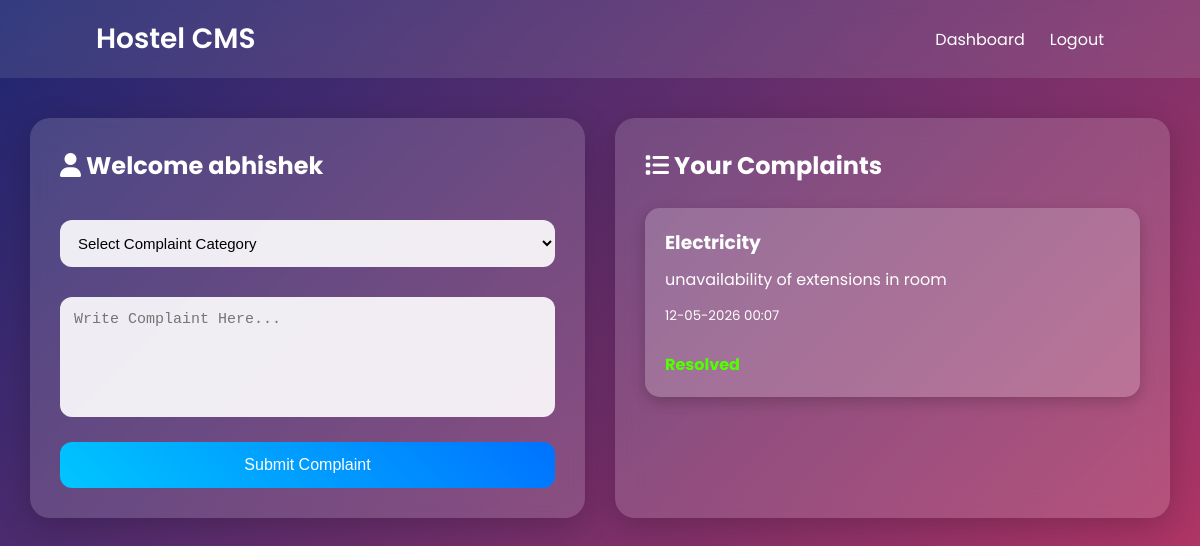
/student_dashboard (signed in), run on the app's committed database.
### tables this page shows
CREATE TABLE complaints(
        id INTEGER PRIMARY KEY AUTOINCREMENT,
        username TEXT,
        category TEXT,
        complaint TEXT,
        status TEXT,
        date TEXT
    );

### app.py (the view)
@app.route('/student_dashboard')
def student_dashboard():
    if 'student' not in session:
        return redirect('/student_login')
    username = session['student']
    conn = sqlite3.connect("hostel.db")
    cursor = conn.cursor()
    cursor.execute("""
    SELECT * FROM complaints
    WHERE username=?
    """, (username,))
    complaints = cursor.fetchall()
    conn.close()
    return render_template(
        "student_dashboard.html",
        username=username,
        complaints=complaints
    )

### templates/student_dashboard.html (shortened to what this page needs)
<!DOCTYPE html>
<html lang="en">
<head>
    <link rel="stylesheet"
          href="{{ url_for('static', filename='style.css') }}">
    <link rel="stylesheet"
          href="https://cdnjs.cloudflare.com/ajax/libs/font-awesome/6.5.1/css/all.min.css">
</head>
<body>
<nav class="navbar">
    <div class="logo">
        Hostel CMS
    </div>
    <ul>
        <li>
            <a href="/student_dashboard">
                Dashboard
            </a>
        </li>
        <li>
            <a href="/logout">
                Logout
            </a>
        </li>
    </ul>
</nav>
<div class="dashboard-container">
    <div class="dashboard-box">
        <h2>
            <i class="fas fa-user"></i>
            Welcome {{ username }}
        </h2>
        <form action="/complaint"
              method="POST">
            <select name="category"
                    id="category"
                    onchange="showOtherField()"
                    required>
                <option value="">
                    Select Complaint Category
                </option>
            </select>
            <textarea name="complaint"
                      placeholder="Write Complaint Here..."
                      required></textarea>
            <button type="submit">
                Submit Complaint
            </button>
        </form>
    </div>
    <div class="dashboard-box">
        <h2>
            <i class="fas fa-list"></i>
            Your Complaints
        </h2>
        {% for complaint in complaints %}
        <div class="complaint-card">
            <h3>
                {{ complaint[2] }}
            </h3>
            <p>
                {{ complaint[3] }}
            </p>
            <small>
                {{ complaint[5] }}
            </small>
            <br><br>
            {% if complaint[4] == "Pending" %}
                <span class="pending">
                    {{ complaint[4] }}
                </span>
            {% else %}
                <span class="resolved">
                    {{ complaint[4] }}
                </span>
            {% endif %}
        </div>
        {% endfor %}
    </div>
</div>
</body>
</html>

### static/style.css (style rules this page uses)
* { margin:0; padding:0; box-sizing:border-box; }
body { font-family:'Poppins',sans-serif; background:linear-gradient(135deg,#1d2671,#c33764); min-height:100vh; color:white; }
.navbar { width:100%; padding:18px 8%; display:flex; justify-content:space-between; align-items:center; background:rgba(255,255,255,0.1); backdrop-filter:blur(10px); position:sticky; top:0; z-index:1000; }
.logo { font-size:28px; font-weight:600; color:white; }
.navbar ul { display:flex; list-style:none; gap:25px; }
.navbar ul li a { color:white; text-decoration:none; font-size:16px; transition:0.3s; }
input, textarea, select { width:100%; padding:14px; margin-top:12px; margin-bottom:18px; border:none; border-radius:12px; outline:none; font-size:15px; background:rgba(255,255,255,0.9); }
textarea { height:120px; resize:none; }
button { width:100%; padding:14px; border:none; border-radius:12px; background:linear-gradient(45deg,#00c6ff,#0072ff); color:white; font-size:16px; cursor:pointer; transition:0.3s; }
.dashboard-container { width:95%; margin:40px auto; display:flex; gap:30px; flex-wrap:wrap; justify-content:center; }
.dashboard-box { flex:1; min-width:320px; background:rgba(255,255,255,0.15); backdrop-filter:blur(12px); border-radius:20px; padding:30px; box-shadow:0 8px 32px rgba(0,0,0,0.2); }
.dashboard-box h2 { margin-bottom:25px; }
.complaint-card { background:rgba(255,255,255,0.2); padding:20px; border-radius:15px; margin-top:20px; box-shadow:0 5px 15px rgba(0,0,0,0.2); }
.complaint-card h3 { margin-bottom:10px; }
.complaint-card p { margin-bottom:10px; }
.resolved { color:#51ff00; font-weight:bold; }

### data on the page
complaints: username "abhishek", category "Electricity", complaint "unavailability of extensions in room", date "12-05-2026 00:07", status "Resolved"
